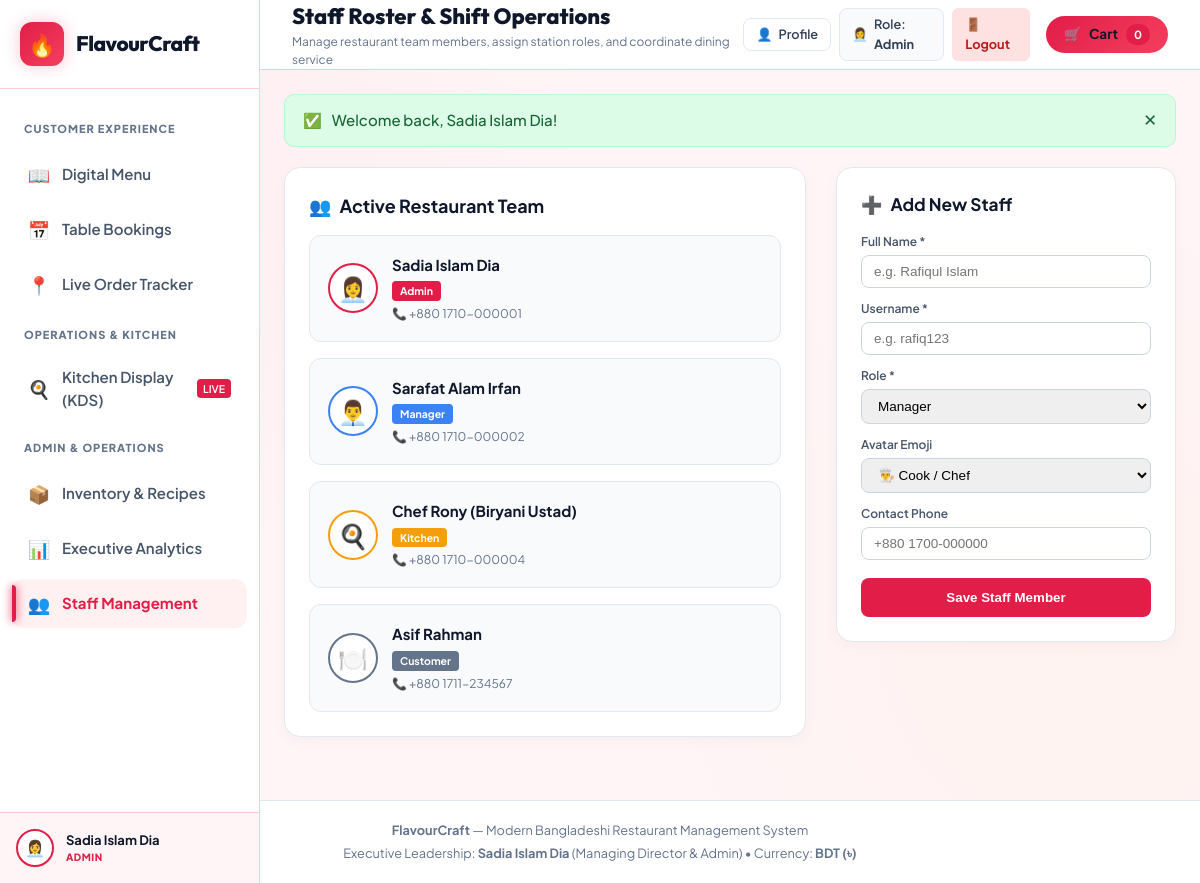
The app's page /staff.php (signed in), older data.
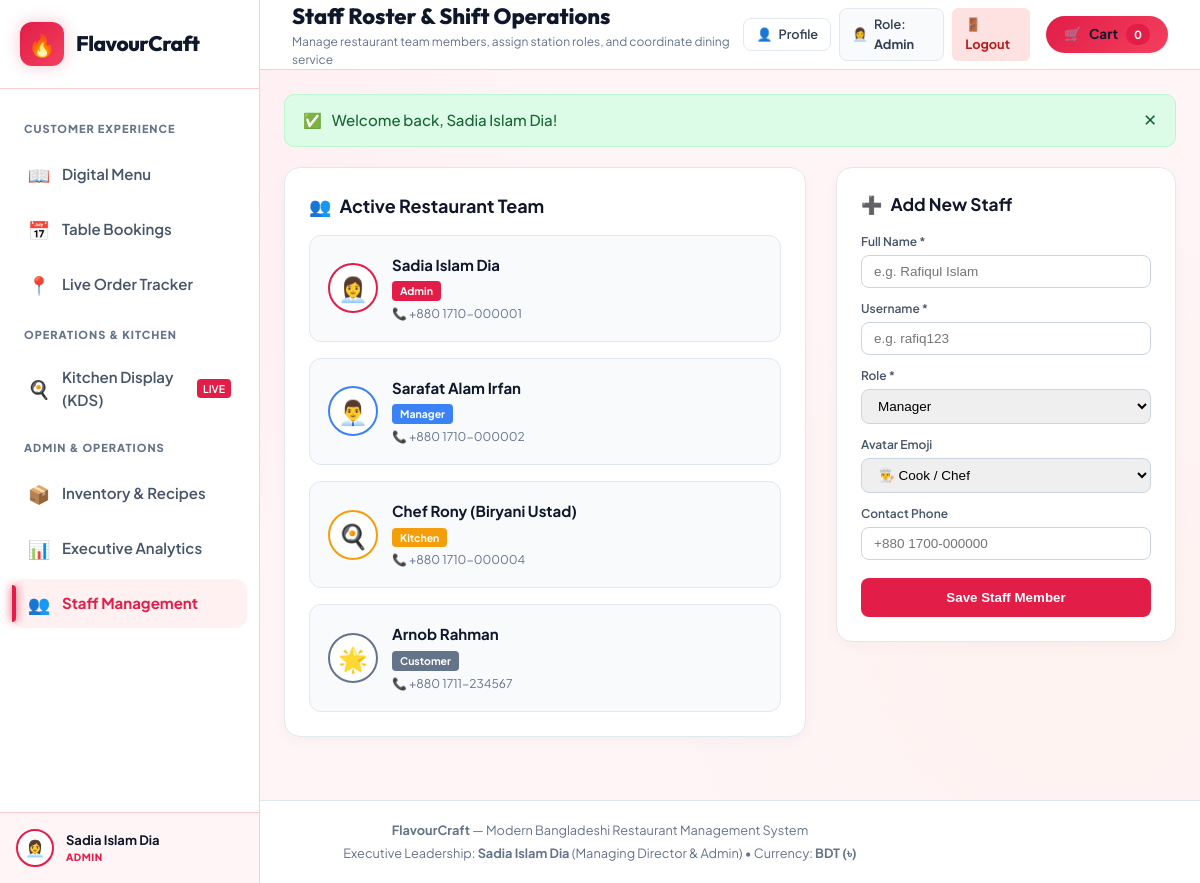
The same page, newer data.
### tables this page shows
CREATE TABLE `users` (
  `id` INT AUTO_INCREMENT PRIMARY KEY,
  `user_uid` VARCHAR(64) UNIQUE NOT NULL,
  `username` VARCHAR(50) UNIQUE NOT NULL,
  `password` VARCHAR(255) NOT NULL,
  `name` VARCHAR(100) NOT NULL,
  `role` ENUM('Admin', 'Manager', 'Kitchen', 'Customer') NOT NULL DEFAULT 'Customer',
  `avatar` VARCHAR(50) DEFAULT NULL,
  `phone` VARCHAR(30) DEFAULT NULL,
  `email` VARCHAR(100) DEFAULT NULL,
  `delivery_address` TEXT DEFAULT NULL,
  `created_at` TIMESTAMP DEFAULT CURRENT_TIMESTAMP
);

### config/db.php (called while the page is built, shortened)
<?php
$db_host = getenv('DB_HOST') ?: 'localhost';
$db_name = getenv('DB_NAME') ?: 'flavourcraft';
$db_user = getenv('DB_USER') ?: 'root';
$db_pass = getenv('DB_PASS') ?: '';
$db_port = getenv('DB_PORT') ?: '3306';
$pdo = null;
try {
    $pdo = new PDO("mysql:host=$db_host;port=$db_port;dbname=$db_name;charset=utf8mb4", $db_user, $db_pass, [
        PDO::ATTR_ERRMODE => PDO::ERRMODE_EXCEPTION,
        PDO::ATTR_DEFAULT_FETCH_MODE => PDO::FETCH_ASSOC,
        PDO::ATTR_EMULATE_PREPARES => false,
    ]);
} catch (PDOException $e) {
    $db_error = $e->getMessage();
}
function get_current_user_data() {
    global $pdo;
    if (isset($_SESSION['user']) && is_array($_SESSION['user'])) {
        if ($pdo && !empty($_SESSION['user']['user_uid'])) {
            try {
                $stmt = $pdo->prepare("SELECT * FROM users WHERE user_uid = ? LIMIT 1");
                $stmt->execute([$_SESSION['user']['user_uid']]);
                $db_user = $stmt->fetch();
            } catch (PDOException $e) {
            }
        }
        return $_SESSION['user'];
    }
    return [
        'user_uid' => null,
        'username' => 'guest',
        'name' => 'Guest Customer',
        'role' => 'Guest',
        'avatar' => '👤',
        'email' => null
    ];
}

### includes/auth_check.php (called while the page is built, shortened)
<?php
require_once __DIR__ . '/../config/db.php';
function check_auth($allowed_roles = []) {
    $user = get_current_user_data();
    return true;
}

### staff.php (the view, shortened to what the rows shown need)
<?php
require_once __DIR__ . '/config/db.php';
require_once __DIR__ . '/includes/auth_check.php';
check_auth(['Admin', 'Manager']);
$pdo = get_db();
$staff_members = [];
if ($pdo) {
    try {
        $stmt = $pdo->query("SELECT * FROM users ORDER BY FIELD(role, 'Admin', 'Manager', 'Kitchen', 'Customer'), id ASC");
        $staff_members = $stmt->fetchAll();
    } catch (PDOException $e) {
        $db_error = $e->getMessage();
    }
}
$page_heading = 'Staff Roster & Shift Operations';
require_once __DIR__ . '/includes/header.php';
?>
<div style="display: grid; grid-template-columns: 1fr 340px; gap: 30px; align-items: start;">
  <div style="background: #fff; border-radius: 16px; padding: 24px; border: 1px solid #e2e8f0; box-shadow: 0 4px 15px rgba(0,0,0,0.03);">
    <div style="display: grid; grid-template-columns: repeat(auto-fill, minmax(280px, 1fr)); gap: 16px;">
      <?php foreach ($staff_members as $member):
        $role = $member['role'];
        $badge_color = ($role === 'Admin') ? '#e11d48' : (($role === 'Manager') ? '#3b82f6' : (($role === 'Kitchen') ? '#f59e0b' : '#64748b'));
      ?>
        <div style="background: #f8fafc; border-radius: 12px; padding: 18px; border: 1px solid #e2e8f0; display: flex; gap: 14px; align-items: center;">
          <div style="width: 50px; height: 50px; border-radius: 50%; background: #fff; border: 2px solid <?php echo $badge_color; ?>; display: flex; align-items: center; justify-content: center; font-size: 1.6rem;">
            <?php echo htmlspecialchars($member['avatar'] ?? '👤'); ?>
          </div>
          <div>
            <h4 style="margin: 0 0 2px; font-size: 1rem; color: #0f172a;">
              <?php echo htmlspecialchars($member['name']); ?>
            </h4>
            <span style="display: inline-block; background: <?php echo $badge_color; ?>; color: #fff; font-size: 0.7rem; font-weight: 700; padding: 2px 8px; border-radius: 4px; margin-bottom: 4px;">
              <?php echo htmlspecialchars($role); ?>
            </span>
            <div style="font-size: 0.8rem; color: #64748b;">
              📞 <?php echo htmlspecialchars($member['phone'] ?? 'N/A'); ?>
            </div>
          </div>
        </div>
      <?php endforeach; ?>
    </div>
  </div>
</div>
<?php require_once __DIR__ . '/includes/footer.php'; ?>

### includes/header.php (shortened to what the rows shown need)
<?php
require_once __DIR__ . '/../config/db.php';
$current_user = get_current_user_data();
$page_heading = $page_heading ?? 'FlavourCraft Menu';
?>
<!DOCTYPE html>
<html lang="en">
<head>
  <link rel="stylesheet" href="css/variables.css" />
  <link rel="stylesheet" href="css/style.css" />
  <link rel="stylesheet" href="css/menu.css" />
  <link rel="stylesheet" href="css/ordering.css" />
  <link rel="stylesheet" href="css/reservations.css" />
  <link rel="stylesheet" href="css/kds.css" />
  <link rel="stylesheet" href="css/inventory.css" />
  <link rel="stylesheet" href="css/analytics.css" />
  <link rel="stylesheet" href="css/staff.css" />
  <link rel="stylesheet" href="css/rbac.css" />
  <link rel="stylesheet" href="css/auth.css" />
</head>
<body>
  <div id="app-shell">
    <aside class="sidebar" id="app-sidebar">
      <div class="brand-container">
        <a href="index.php" style="display:flex; align-items:center; gap:12px; text-decoration:none; color:inherit;">
          <div class="brand-text">
            <h1 style="margin:0; font-size:1.4rem;">FlavourCraft</h1>
          </div>
        </a>
      </div>
      <div class="sidebar-footer">
        <a href="<?php echo isset($_SESSION['user']) ? 'profile.php' : 'login.php'; ?>" style="text-decoration:none; color:inherit; display:block;">
          <div class="user-profile-card" style="cursor:pointer;" title="<?php echo isset($_SESSION['user']) ? 'Click to view & edit your profile' : 'Click to sign in'; ?>">
            <div class="user-avatar"><?php echo htmlspecialchars($current_user['avatar'] ?? '👤'); ?></div>
            <div class="user-info">
              <div class="user-name"><?php echo htmlspecialchars($current_user['name'] ?? 'Guest Customer'); ?></div>
              <div class="user-role-badge"><?php echo htmlspecialchars($current_user['role'] ?? 'Guest'); ?></div>
            </div>
          </div>
        </a>
      </div>
    </aside>
    <div class="main-wrapper">
      <header class="topbar">
        <div class="topbar-left">
          <div class="page-heading">
            <h2 id="topbar-page-title"><?php echo htmlspecialchars($page_heading); ?></h2>
          </div>
        </div>
        <div class="topbar-right">
          <div style="display:flex; align-items:center; gap:8px;">
            <?php if (isset($_SESSION['user'])): ?>
              <a href="profile.php" class="btn btn-secondary" style="padding:6px 12px; font-size:0.85rem; text-decoration:none; display:inline-flex; align-items:center; gap:6px; border:1px solid #e2e8f0; border-radius:8px; background:#fff; color:#334155; font-weight:600;" title="Edit Profile">
                <span>👤</span>
                <span>Profile</span>
              </a>
              <a href="login.php" class="btn btn-secondary" style="padding:6px 12px; font-size:0.85rem; text-decoration:none; display:inline-flex; align-items:center; gap:6px; border:1px solid #e2e8f0; border-radius:8px; background:#f8fafc; color:#334155; font-weight:600;" title="Switch Role">
                <span><?php echo htmlspecialchars($current_user['avatar'] ?? '👤'); ?></span>
                <span>Role: <strong><?php echo htmlspecialchars($current_user['role']); ?></strong></span>
              </a>
              <a href="logout.php" class="btn btn-sm" style="padding:6px 12px; font-size:0.85rem; text-decoration:none; background:#fee2e2; color:#b91c1c; border-radius:6px; font-weight:700;">🚪 Logout</a>
            <?php endif; ?>
          </div>
        </div>
      </header>
      <main class="content-body" style="padding: 24px;">

Row changes from the older to the newer data that the page shows:
changed users "Customer": avatar "🍽️" → "🌟"; name "Asif Rahman" → "Arnob Rahman"
